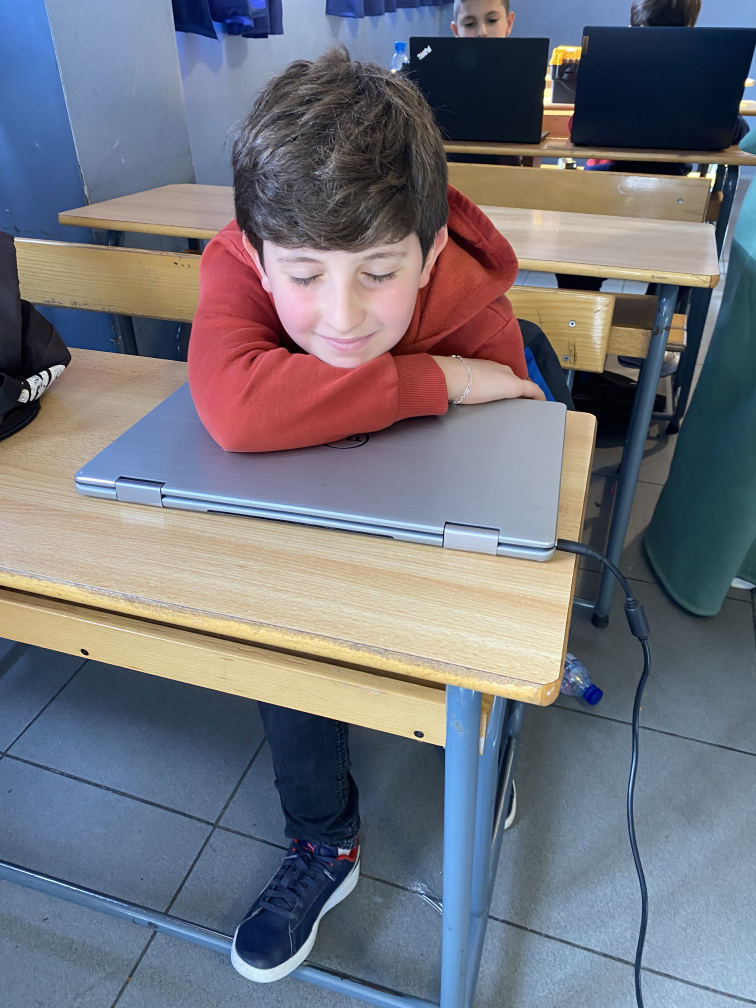
#> input picture all students/IMG_2414.jpg, 3024 x 4032 px (shown at 1/4 size)
$ python -i run_attendance_arcface.py   (imports and definitions only)
#> lines starting #> are read from the running program, lines starting #| are printed output that depends on the picture
import cv2
import pickle
import numpy as np
import pandas as pd
import json
from pathlib import Path
from datetime import datetime
import sys
import os
import time

# [10 lines not run here, left out]

# ===== PATHS =====
PROJECT_ROOT = Path(__file__).parent.parent
VIDEO_DIR = PROJECT_ROOT / "data/classroom_videos"
PKL_PATH = PROJECT_ROOT / "models/arcface_embeddings.pkl"
YUNET_PATH = PROJECT_ROOT / "models/face_yunet.onnx"
OUT_CSV = PROJECT_ROOT / "output/attendance/attendance.csv"
DEBUG_CSV = PROJECT_ROOT / "output/attendance/match_debug.csv"
DEBUG_DIR = PROJECT_ROOT / "output/debug_frames"

# ===== DEEPFACE HOME =====
# Use local packaged deepface weights if available (avoids re-download on Cloud Run)
local_deepface = PROJECT_ROOT / "models/deepface"
user_deepface = Path.home() / ".deepface"

# [9 lines not run here, left out]

from deepface import DeepFace

# [1 line not run here, left out]

# ===== CONFIG =====
MODEL_NAME = "ArcFace"
THRESHOLD = float(os.getenv("AI_MATCH_THRESHOLD", "0.45"))
PARTIAL_FACE_THRESHOLD = float(os.getenv("AI_PARTIAL_FACE_THRESHOLD", "0.45"))
MIN_MATCH_MARGIN = float(os.getenv("AI_MIN_MATCH_MARGIN", "0.001"))
MATCH_TOP_K = int(os.getenv("AI_MATCH_TOP_K", "3"))
PROCESS_EVERY_N_FRAMES = int(os.getenv("AI_PROCESS_EVERY_N_FRAMES", "6"))
MIN_HITS = int(os.getenv("AI_MIN_HITS", "2"))
MAX_FRAME_WIDTH = int(os.getenv("AI_MAX_FRAME_WIDTH", "1280"))
MIN_FACE_SCORE = float(os.getenv("AI_MIN_FACE_SCORE", "0.25"))
MAX_FRAMES = int(os.getenv("AI_MAX_FRAMES", "0"))
MAX_PROCESSED_FRAMES = int(os.getenv("AI_MAX_PROCESSED_FRAMES", "140"))
MAX_FACES_PER_FRAME = int(os.getenv("AI_MAX_FACES_PER_FRAME", "12"))
DETECT_UPSCALE = float(os.getenv("AI_DETECT_UPSCALE", "1.40"))
FACE_NMS_IOU = float(os.getenv("AI_FACE_NMS_IOU", "0.35"))
MIN_FACE_WIDTH_RATIO = float(os.getenv("AI_MIN_FACE_WIDTH_RATIO", "0.010"))
MIN_FACE_HEIGHT_RATIO = float(os.getenv("AI_MIN_FACE_HEIGHT_RATIO", "0.015"))
MAX_FACE_WIDTH_RATIO = float(os.getenv("AI_MAX_FACE_WIDTH_RATIO", "0.28"))
MAX_FACE_HEIGHT_RATIO = float(os.getenv("AI_MAX_FACE_HEIGHT_RATIO", "0.28"))
FACE_CROP_PADDING = float(os.getenv("AI_FACE_CROP_PADDING", "0.45"))
FACE_CROP_TARGET_SIZE = int(os.getenv("AI_FACE_CROP_TARGET_SIZE", "224"))
RUNNER_TIME_BUDGET_SECONDS = int(os.getenv("AI_RUNNER_TIME_BUDGET_SECONDS", "600"))
IGNORE_REGIONS_RAW = os.getenv("AI_IGNORE_REGIONS", "")
EXPECTED_NAMES_RAW = os.getenv("AI_EXPECTED_NAMES", "")
ALLOW_PARTIAL_MATCHES = os.getenv("AI_ALLOW_PARTIAL_MATCHES", "0") == "1"
SEAT_VERIFY_ENABLED = os.getenv("AI_SEAT_VERIFY", "1") != "0"
SEAT_VERIFY_MIN_HITS = int(os.getenv("AI_SEAT_VERIFY_MIN_HITS", "2"))
SEAT_VERIFY_CANDIDATE_MAX_DISTANCE = float(os.getenv("AI_SEAT_VERIFY_CANDIDATE_MAX_DISTANCE", "0.62"))
SEAT_MAP_RAW = os.getenv("AI_SEAT_MAP", "")

CANONICAL = np.array([
    [38.2946, 51.6963],
    [73.5318, 51.5014],
    [56.0252, 71.7366],
    [41.5493, 92.3655],
    [70.7299, 92.2041],
], dtype=np.float32)

# [27 lines not run here, left out]

# ===== LOAD VIDEO =====
VIDEO_EXTENSIONS = {".mp4", ".mov", ".avi", ".mkv"}
# [4 lines that did not run here, left out]
# [3 lines not run here, left out]

# [1 line that did not run here, left out]
# [17 lines not run here, left out]


def normalize_name(name):
    return str(name or "").strip().lower()


def parse_seat_map(raw):
    if not raw:
        return None

    try:
        data = json.loads(raw)
    except Exception as e:
        print(f"Seat verification disabled: could not parse seat map ({e})")
        return None

    try:
        rows = int(data.get("rows") or 0)
        cols = int(data.get("cols") or 0)
    except Exception:
        return None

    if rows <= 0 or cols <= 0:
        return None

    seats = []

    for item in data.get("seats") or []:
        if not isinstance(item, dict):
            continue

        try:
            row = int(item.get("row"))
            col = int(item.get("col"))
        except Exception:
            continue

        if row < 0 or col < 0 or row >= rows or col >= cols:
            continue

        name = str(item.get("name") or item.get("student_name") or "").strip()
        username = str(item.get("username") or item.get("student_username") or "").strip()

        if not name and not username:
            continue

        seats.append({
            "row": row,
            "col": col,
            "seat": str(item.get("seat") or f"{chr(65 + row)}{col + 1}"),
            "name": name,
            "username": username
        })

    if not seats:
        return None

    return {
        "rows": rows,
        "cols": cols,
        "seats": seats
    }


def parse_ignore_regions(raw):
#> called with raw = ''
    regions = []

    for chunk in str(raw or "").split(";"):
        parts = [part.strip() for part in chunk.split(",")]

        if len(parts) != 4:
            continue

        try:
            left, top, right, bottom = [float(part) for part in parts]
        except ValueError:
            continue

        left = max(0.0, min(1.0, left))
        top = max(0.0, min(1.0, top))
        right = max(0.0, min(1.0, right))
        bottom = max(0.0, min(1.0, bottom))

        if right > left and bottom > top:
            regions.append((left, top, right, bottom))

    return regions


IGNORE_REGIONS = parse_ignore_regions(IGNORE_REGIONS_RAW)
SEAT_MAP = parse_seat_map(SEAT_MAP_RAW)


# [5 lines that did not run here, left out]
seat_by_label = {}
seat_label_by_name = {}

# [17 lines not run here, left out]

# [5 lines that did not run here, left out]
#> further down, picture is the input picture: shape (4032, 3024, 3); mean B, G, R 124.3, 115.2, 113.9

# [2 lines that did not run here, left out]

# [4 lines that did not run here, left out]
match_groups = {}

# [13 lines not run here, left out]


# [90 lines left out: functions cosine_distance, nearest_match, find_matches, align_face, crop_face, not called in this run]


def enhance_face_image(img):
    if img is None or img.size == 0:
        return None

    enhanced = img.copy()
    height, width = enhanced.shape[:2]
    largest_side = max(height, width)

    if FACE_CROP_TARGET_SIZE > 0 and largest_side < FACE_CROP_TARGET_SIZE:
        scale = FACE_CROP_TARGET_SIZE / largest_side
        enhanced = cv2.resize(
            enhanced,
            (int(width * scale), int(height * scale)),
            interpolation=cv2.INTER_CUBIC
        )

    try:
        lab = cv2.cvtColor(enhanced, cv2.COLOR_BGR2LAB)
#> lab: shape (4032, 3024, 3); mean of channels 0, 1, 2 123.1, 131.1, 123.2
        l_channel, a_channel, b_channel = cv2.split(lab)
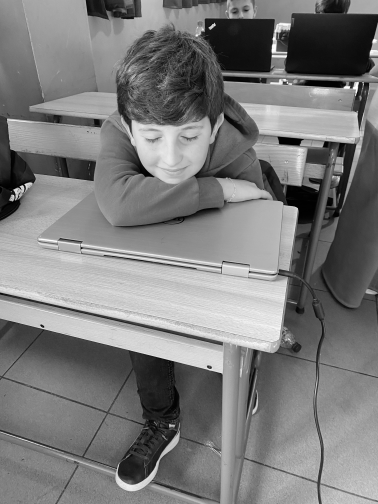
#> l_channel: shape (4032, 3024) (shown at 1/8 size); min 0, max 255, mean 123.1
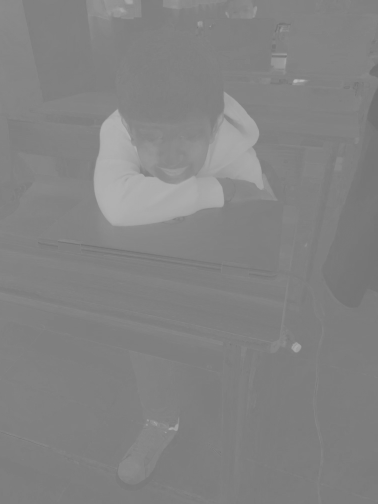
#> a_channel: shape (4032, 3024) (shown at 1/8 size); min 110, max 185, mean 131.1
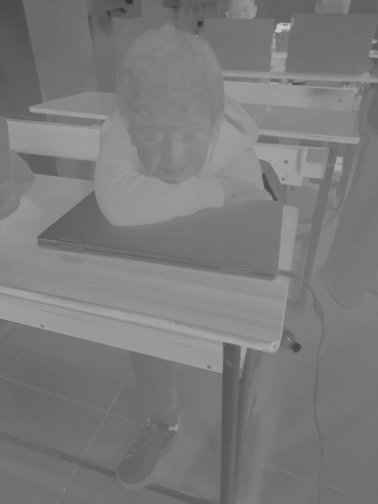
#> b_channel: shape (4032, 3024) (shown at 1/8 size); min 51, max 206, mean 123.2
        clahe = cv2.createCLAHE(clipLimit=2.0, tileGridSize=(8, 8))
        l_channel = clahe.apply(l_channel)
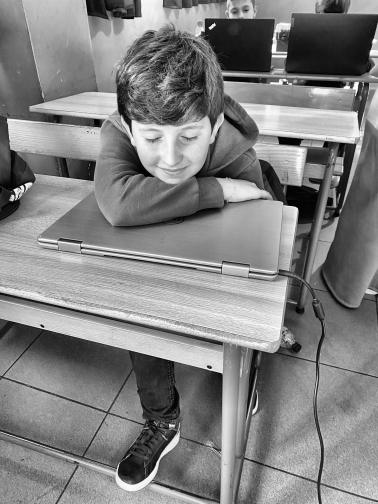
#> l_channel: shape (4032, 3024) (shown at 1/8 size); min 0, max 255, mean 129.2
        enhanced = cv2.cvtColor(
            cv2.merge((l_channel, a_channel, b_channel)),
            cv2.COLOR_LAB2BGR
        )
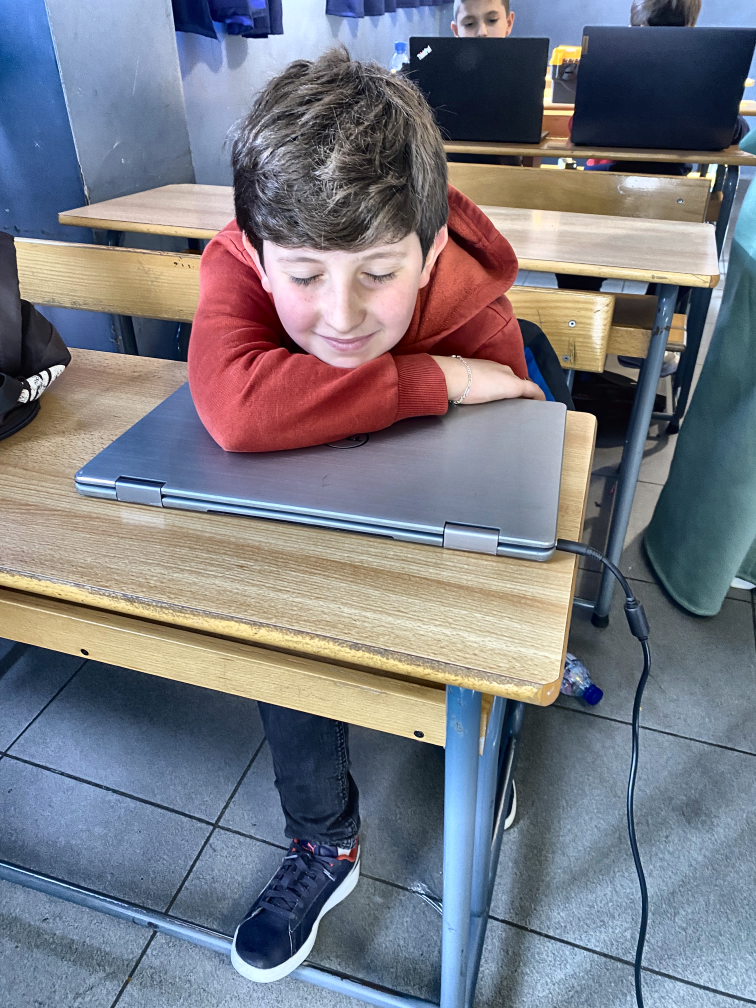
#> enhanced: shape (4032, 3024, 3) (shown at 1/4 size); mean B, G, R 130.5, 121.4, 120.1
    except Exception:
        pass

    blurred = cv2.GaussianBlur(enhanced, (0, 0), 1.0)
    return cv2.addWeighted(enhanced, 1.5, blurred, -0.5, 0)


# [73 lines left out: functions represent_image, match_face, not called in this run]


# [6 lines that did not run here, left out]


# [377 lines left out: functions detect_faces_at_scale, face_iou, merge_duplicate_faces, detect_faces, seat_label_for_face, sampled_frame_numbers and 1 more, not called in this run]


# [11 lines not run here, left out]

>>> import cv2
>>> picture = cv2.imread('../all students/IMG_2414.jpg')
>>> result = enhance_face_image(picture)

$ run again, on all students/IMG_2415.jpg
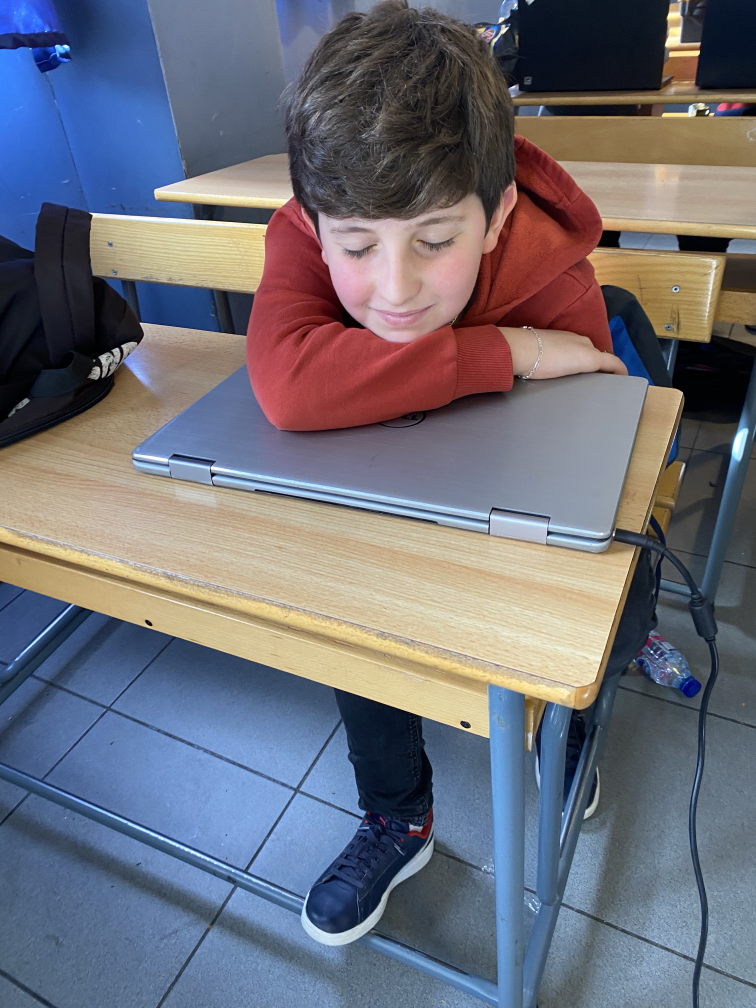
#> input picture all students/IMG_2415.jpg, 3024 x 4032 px (shown at 1/4 size)
#> picture is the input picture: shape (4032, 3024, 3); mean B, G, R 120.5, 110.3, 109.7
#> lab: shape (4032, 3024, 3); mean of channels 0, 1, 2 118.6, 132.2, 122.9
#> in enhance_face_image, `l_channel = clahe.apply(l_channel)`:
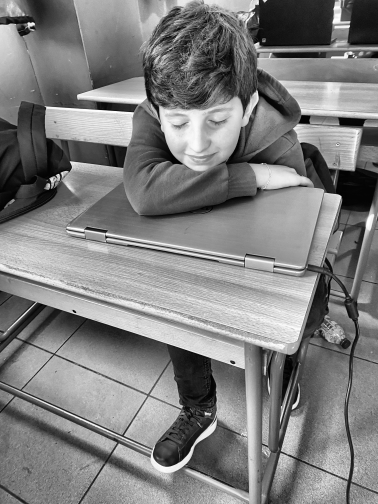
#> l_channel: shape (4032, 3024) (shown at 1/8 size); min 0, max 255, mean 126.9
#> in enhance_face_image, `enhanced = cv2.cvtColor( cv2.merge((l_channel, a_channel, b_channel)),..`:
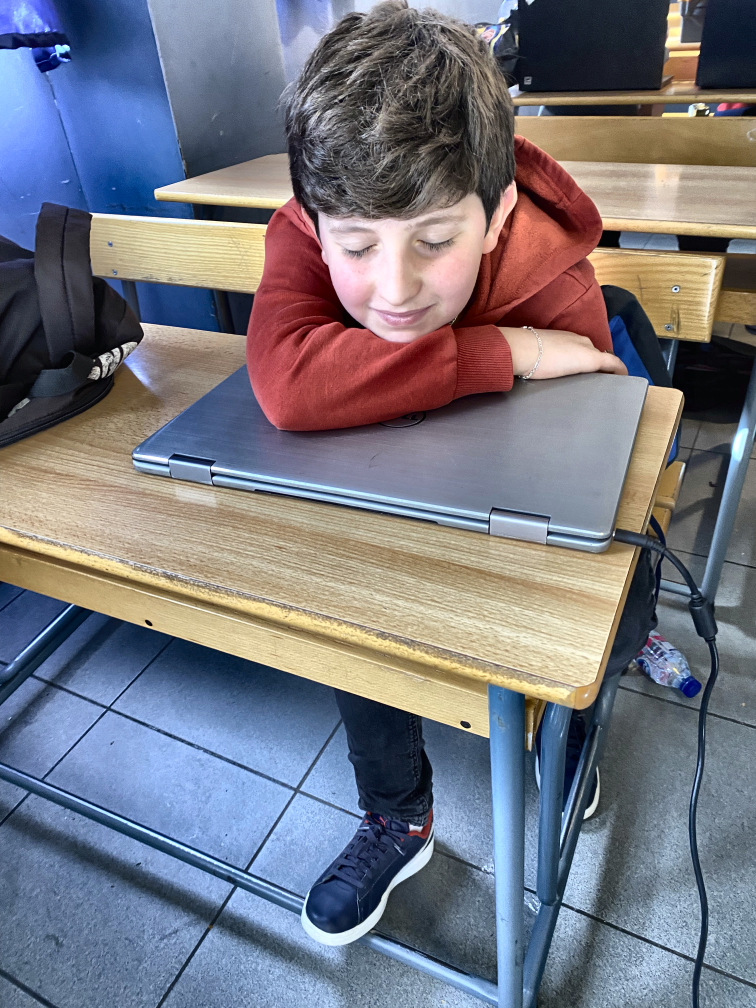
#> enhanced: shape (4032, 3024, 3) (shown at 1/4 size); mean B, G, R 128.7, 118.8, 118.4

$ run again, on all students/IMG_2416.jpg
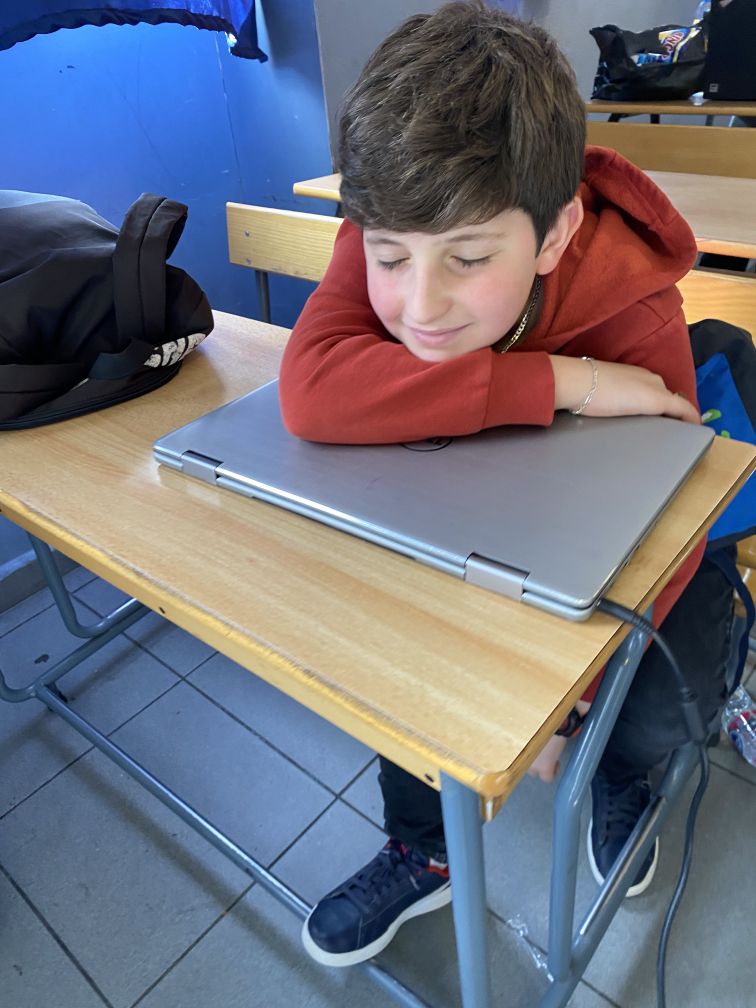
#> input picture all students/IMG_2416.jpg, 3024 x 4032 px (shown at 1/4 size)
#> picture is the input picture: shape (4032, 3024, 3); mean B, G, R 123.1, 110.1, 108.6
#> lab: shape (4032, 3024, 3); mean of channels 0, 1, 2 119.2, 133.2, 121.7
#> in enhance_face_image, `l_channel = clahe.apply(l_channel)`:
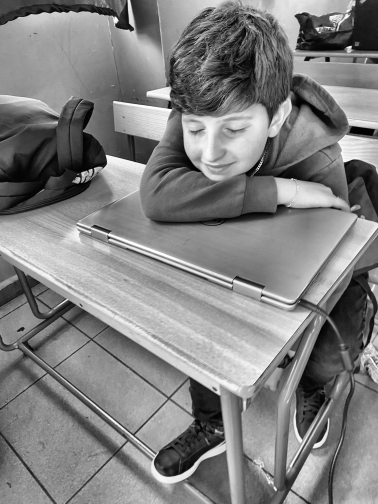
#> l_channel: shape (4032, 3024) (shown at 1/8 size); min 0, max 255, mean 128.9
#> in enhance_face_image, `enhanced = cv2.cvtColor( cv2.merge((l_channel, a_channel, b_channel)),..`:
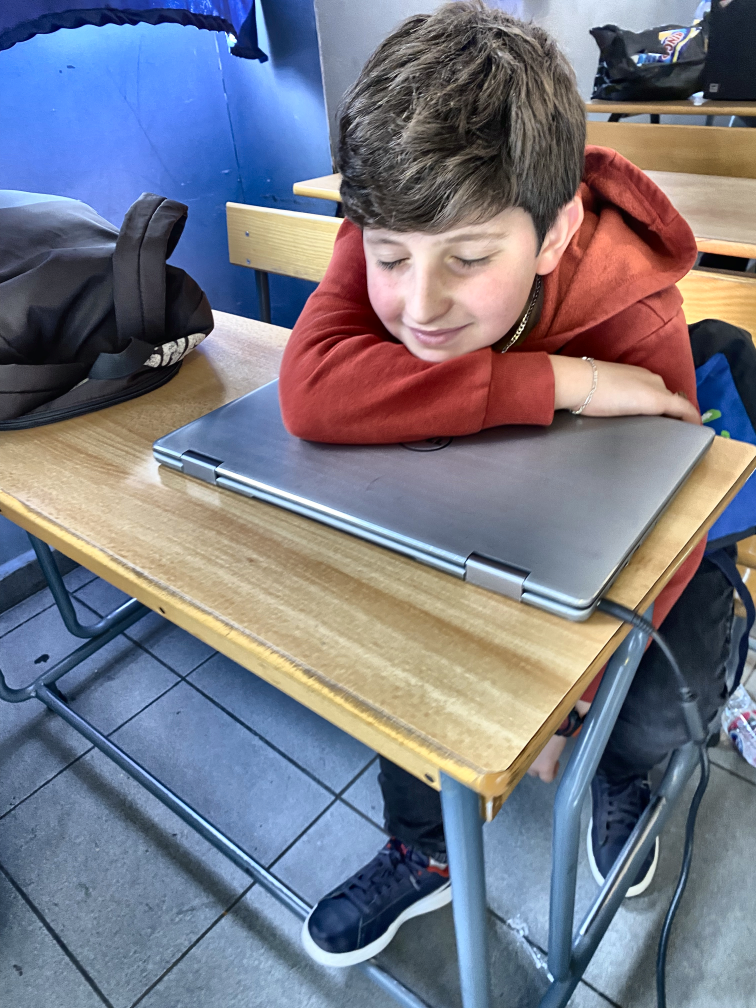
#> enhanced: shape (4032, 3024, 3) (shown at 1/4 size); mean B, G, R 132.5, 120, 118.9
